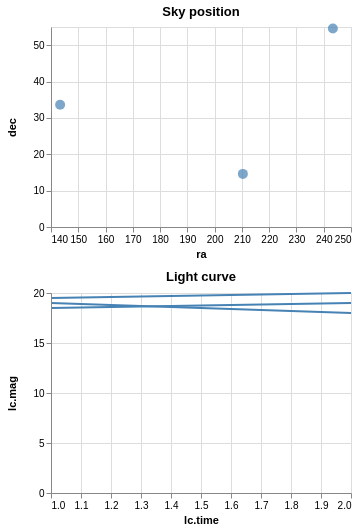

Vega-Lite specification for this chart:
### Vega specification from a JSON file in a GitHub repository (floating-point values rounded to 4 significant figures)
{"$schema": "https://vega.github.io/schema/vega/v4.json", "description": "Show a line chart corresponding to selected points.", "autosize": "pad", "padding": 5, "width": 300, "data": [{"name": "pts_store"}, {"name": "source_0", "values": [{"id": "001", "ra": 243.3, "dec": "+54.6", "lc": [{"time": 1, "mag": 18.5}, {"time": 2, "mag": 19}]}, {"id": "002", "ra": 210.3, "dec": "+14.6", "lc": [{"time": 1, "mag": 19.5}, {"time": 2, "mag": 20}]}, {"id": "003", "ra": 143.3, "dec": "+33.6", "lc": [{"time": 1, "mag": 19}, {"time": 2, "mag": 18}]}]}, {"name": "data_0", "source": "source_0", "transform": [{"type": "flatten", "fields": ["lc"], "as": ["lc"]}]}, {"name": "data_1", "source": "data_0", "transform": [{"type": "aggregate", "groupby": ["ra", "dec", "id"], "ops": [], "fields": [], "as": []}]}, {"name": "data_2", "source": "data_0", "transform": [{"type": "formula", "expr": "datum[\"lc\"] && datum[\"lc\"][\"time\"]", "as": "lc.time"}, {"type": "formula", "expr": "datum[\"lc\"] && datum[\"lc\"][\"mag\"]", "as": "lc.mag"}, {"type": "filter", "expr": "!(length(data(\"pts_store\"))) || (vlSelectionTest(\"pts_store\", datum))"}]}], "signals": [{"name": "concat_0_height", "value": 200}, {"name": "concat_1_height", "value": 200}, {"name": "unit", "value": {}, "on": [{"events": "mousemove", "update": "isTuple(group()) ? group() : unit"}]}, {"name": "pts", "update": "vlSelectionResolve(\"pts_store\")"}], "layout": {"padding": {"row": 10, "column": 10}, "columns": 1, "bounds": "full", "align": "each"}, "marks": [{"type": "group", "name": "concat_0_group", "title": {"text": "Sky position", "frame": "group"}, "style": "cell", "encode": {"update": {"width": {"signal": "width"}, "height": {"signal": "concat_0_height"}}}, "signals": [{"name": "pts_tuple", "on": [{"events": [{"source": "scope", "type": "click"}], "update": "datum && item().mark.marktype !== 'group' ? {unit: \"concat_0\", fields: pts_tuple_fields, values: [(item().isVoronoi ? datum.datum : datum)[\"id\"]]} : null", "force": true}]}, {"name": "pts_tuple_fields", "value": [{"field": "id", "type": "E"}]}, {"name": "pts_toggle", "value": false, "on": [{"events": [{"source": "scope", "type": "click"}], "update": "event.shiftKey"}]}, {"name": "pts_modify", "update": "modify(\"pts_store\", pts_toggle ? null : pts_tuple, pts_toggle ? null : true, pts_toggle ? pts_tuple : null)"}], "marks": [{"name": "concat_0_marks", "type": "symbol", "style": ["circle"], "from": {"data": "data_1"}, "encode": {"update": {"opacity": {"value": 0.7}, "fill": [{"test": "datum[\"ra\"] === null || isNaN(datum[\"ra\"]) || datum[\"dec\"] === null || isNaN(datum[\"dec\"])", "value": null}, {"test": "!(length(data(\"pts_store\"))) || (vlSelectionTest(\"pts_store\", datum))", "value": "steelblue"}, {"value": "grey"}], "tooltip": {"signal": "{\"ra\": format(datum[\"ra\"], \"\"), \"dec\": format(datum[\"dec\"], \"\")}"}, "x": {"scale": "concat_0_x", "field": "ra"}, "y": {"scale": "concat_0_y", "field": "dec"}, "size": {"value": 100}, "shape": {"value": "circle"}}}}], "axes": [{"scale": "concat_0_x", "orient": "bottom", "grid": false, "title": "ra", "labelFlush": true, "labelOverlap": true, "tickCount": {"signal": "ceil(width/40)"}, "zindex": 1}, {"scale": "concat_0_x", "orient": "bottom", "gridScale": "concat_0_y", "grid": true, "tickCount": {"signal": "ceil(width/40)"}, "domain": false, "labels": false, "maxExtent": 0, "minExtent": 0, "ticks": false, "zindex": 0}, {"scale": "concat_0_y", "orient": "left", "grid": false, "title": "dec", "labelOverlap": true, "tickCount": {"signal": "ceil(concat_0_height/40)"}, "zindex": 1}, {"scale": "concat_0_y", "orient": "left", "gridScale": "concat_0_x", "grid": true, "tickCount": {"signal": "ceil(concat_0_height/40)"}, "domain": false, "labels": false, "maxExtent": 0, "minExtent": 0, "ticks": false, "zindex": 0}]}, {"type": "group", "name": "concat_1_group", "title": {"text": "Light curve", "frame": "group"}, "style": "cell", "encode": {"update": {"width": {"signal": "width"}, "height": {"signal": "concat_1_height"}}}, "marks": [{"name": "concat_1_pathgroup", "type": "group", "from": {"facet": {"name": "faceted_path_concat_1_main", "data": "data_2", "groupby": ["id"]}}, "encode": {"update": {"width": {"field": {"group": "width"}}, "height": {"field": {"group": "height"}}}}, "marks": [{"name": "concat_1_marks", "type": "line", "style": ["line"], "sort": {"field": "datum[\"lc.time\"]", "order": "descending"}, "from": {"data": "faceted_path_concat_1_main"}, "encode": {"update": {"stroke": {"value": "steelblue"}, "tooltip": {"signal": "{\"lc.time\": format(datum[\"lc.time\"], \"\"), \"lc.mag\": format(datum[\"lc.mag\"], \"\"), \"id\": ''+datum[\"id\"]}"}, "x": {"scale": "concat_1_x", "field": "lc\\.time"}, "y": {"scale": "concat_1_y", "field": "lc\\.mag"}, "defined": {"signal": "datum[\"lc.time\"] !== null && !isNaN(datum[\"lc.time\"]) && datum[\"lc.mag\"] !== null && !isNaN(datum[\"lc.mag\"])"}}}}]}], "axes": [{"scale": "concat_1_x", "orient": "bottom", "grid": false, "title": "lc.time", "labelFlush": true, "labelOverlap": true, "tickCount": {"signal": "ceil(width/40)"}, "zindex": 1}, {"scale": "concat_1_x", "orient": "bottom", "gridScale": "concat_1_y", "grid": true, "tickCount": {"signal": "ceil(width/40)"}, "domain": false, "labels": false, "maxExtent": 0, "minExtent": 0, "ticks": false, "zindex": 0}, {"scale": "concat_1_y", "orient": "left", "grid": false, "title": "lc.mag", "labelOverlap": true, "tickCount": {"signal": "ceil(concat_1_height/40)"}, "zindex": 1}, {"scale": "concat_1_y", "orient": "left", "gridScale": "concat_1_x", "grid": true, "tickCount": {"signal": "ceil(concat_1_height/40)"}, "domain": false, "labels": false, "maxExtent": 0, "minExtent": 0, "ticks": false, "zindex": 0}]}], "scales": [{"name": "concat_0_x", "type": "linear", "domain": {"data": "data_1", "field": "ra"}, "range": [0, {"signal": "width"}], "zero": false, "nice": true}, {"name": "concat_0_y", "type": "linear", "domain": {"data": "data_1", "field": "dec"}, "range": [{"signal": "concat_0_height"}, 0], "nice": true, "zero": true}, {"name": "concat_1_x", "type": "linear", "domain": {"data": "data_2", "field": "lc\\.time"}, "range": [0, {"signal": "width"}], "zero": false, "nice": true}, {"name": "concat_1_y", "type": "linear", "domain": {"data": "data_2", "field": "lc\\.mag"}, "range": [{"signal": "concat_1_height"}, 0], "nice": true, "zero": true}], "config": {"axisY": {"minExtent": 30}}}
